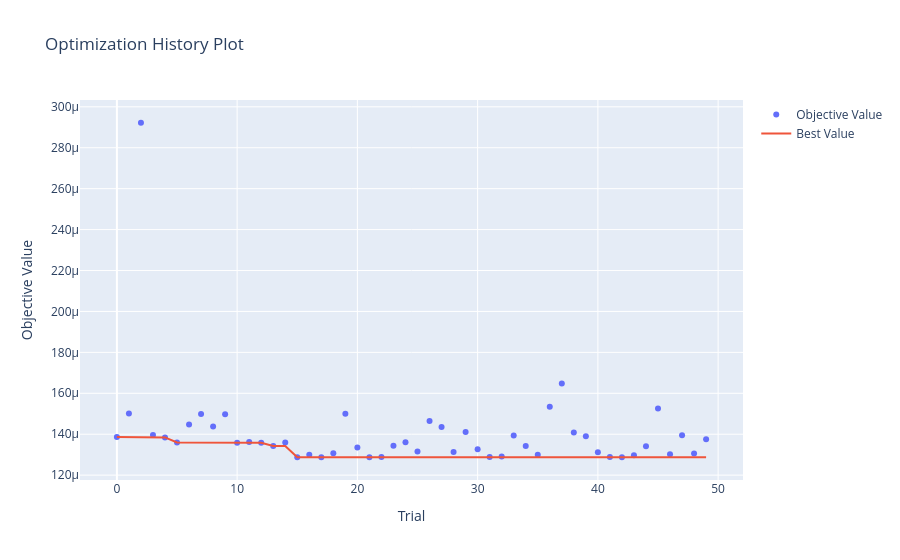
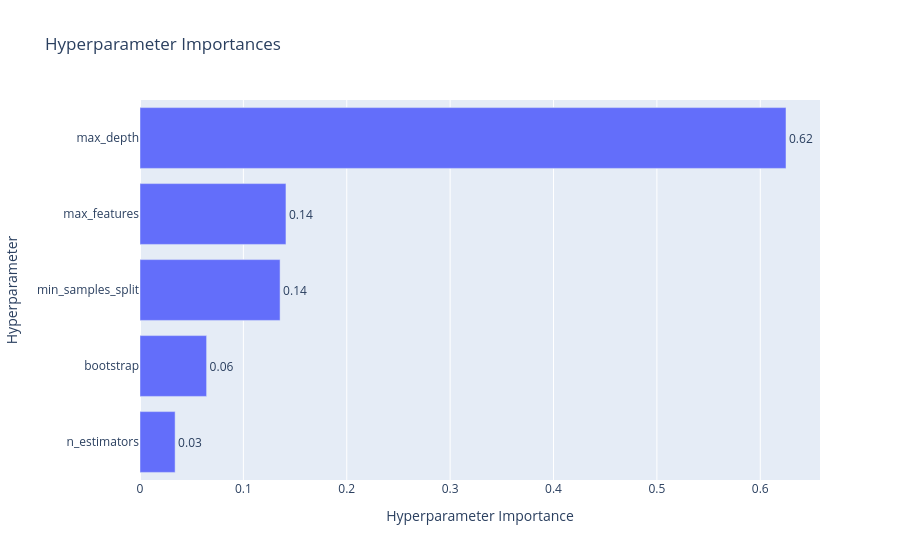
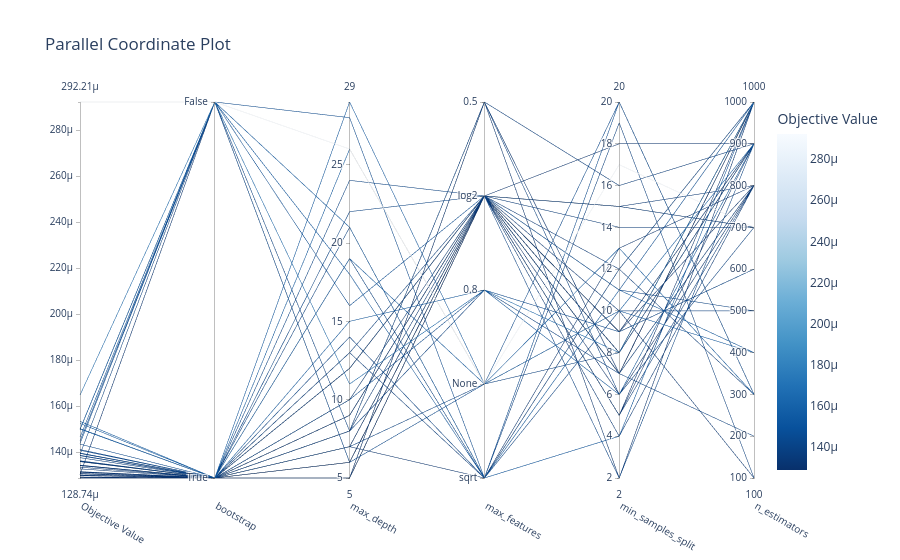

Here is the notebook cell these charts were saved with, in order:
### Markdown cell above
Hyperparameter Tuning with Optuna

### Code cell
import os
from pathlib import Path

# Assuming the notebook is inside the notebooks folder, set the project root as one level up.
project_root = Path.cwd().parent
os.chdir(project_root)


import os
from pathlib import Path
import warnings
import pandas as pd
import numpy as np
import MetaTrader5 as mt5
import joblib
import optuna
import matplotlib.pyplot as plt
import seaborn as sns

# Sklearn / Models
from sklearn.preprocessing import StandardScaler
from sklearn.ensemble import RandomForestRegressor
from sklearn.model_selection import TimeSeriesSplit
from sklearn.metrics import mean_squared_error
from sklearn.pipeline import Pipeline

# Optuna visualization
import optuna.visualization as ov

# Your modules
from data.data_loader import get_data_mt5
from features.feature_engineering import add_all_ta_features
from features.labeling_schemes import calculate_future_returns

warnings.filterwarnings("ignore")

###########################################################
# 1) DATA LOADING & FEATURE ENGINEERING
###########################################################
if not mt5.initialize():
    print("Failed to initialize MT5")
else:
    data = get_data_mt5(symbol="BTCUSD", timeframe=mt5.TIMEFRAME_H4, n_bars=2000)
    mt5.shutdown()

df = add_all_ta_features(data)
df = calculate_future_returns(df).dropna(subset=["future_returns"])

X_full = df.drop(columns=["future_returns"])
y_full = df["future_returns"]

# Sort to maintain chronological order
# df = df.sort_values("time") if 'time' in df.columns else df.sort_index()

###########################################################
# 2) DEFINE TRAIN PORTION
###########################################################
split_idx = int(len(X_full) * 0.8)
X_tune, y_tune = X_full.iloc[:split_idx], y_full.iloc[:split_idx]

print(f"Tuning portion size: {len(X_tune)}")

###########################################################
# 3) FEATURE SELECTION
###########################################################
rf_for_fs = RandomForestRegressor(n_estimators=100, random_state=42)
rf_for_fs.fit(X_tune, y_tune)

feature_importance = pd.Series(rf_for_fs.feature_importances_, index=X_tune.columns)
top_features = feature_importance.nlargest(20).index
X_tune = X_tune[top_features]

print(f"Selected Top Features: {list(top_features)}")

###########################################################
# 4) TIME-SERIES CROSS VALIDATION
###########################################################
tscv = TimeSeriesSplit(n_splits=3)

def objective(trial):
    """Objective function for Optuna"""
    params = {
        "n_estimators": trial.suggest_int("n_estimators", 100, 1000, step=100),
        "max_depth": trial.suggest_int("max_depth", 5, 30),
        "min_samples_split": trial.suggest_int("min_samples_split", 2, 20),
        "max_features": trial.suggest_categorical("max_features", ["sqrt", "log2", 0.5, 0.8, None]),  # Fixed
        "bootstrap": trial.suggest_categorical("bootstrap", [True, False])
    }

    model = Pipeline([
        ("scaler", StandardScaler()),
        ("rf", RandomForestRegressor(**params, random_state=42))
    ])

    scores = []
    for train_idx, test_idx in tscv.split(X_tune):
        X_train_fold, X_test_fold = X_tune.iloc[train_idx], X_tune.iloc[test_idx]
        y_train_fold, y_test_fold = y_tune.iloc[train_idx], y_tune.iloc[test_idx]

        model.fit(X_train_fold, y_train_fold)
        preds = model.predict(X_test_fold)
        scores.append(mean_squared_error(y_test_fold, preds))

    return np.mean(scores)



###########################################################
# 5) RUN OPTUNA OPTIMIZATION
###########################################################
study = optuna.create_study(direction="minimize")
study.optimize(objective, n_trials=50, timeout=1800)  # 50 trials or 30 min max

print("\nBest Trial:", study.best_trial)

###########################################################
# 6) RETRAIN BEST MODEL
###########################################################
best_params = study.best_params

best_model = Pipeline([
    ("scaler", StandardScaler()),
    ("rf", RandomForestRegressor(**best_params, random_state=42))
])

best_model.fit(X_tune, y_tune)

###########################################################
# 7) SAVE BEST MODEL
###########################################################
joblib.dump(best_model, "models/saved_models/best_rf_pipeline.pkl")
print("Saved best model to 'models/saved_models/best_rf_pipeline.pkl'")

###########################################################
# 8) PLOTTING RESULTS
###########################################################

# 📊 Plot 1: Optimization History (Loss over Trials)
ov.plot_optimization_history(study).show()

# 📊 Plot 2: Parameter Importance
ov.plot_param_importances(study).show()

# 📊 Plot 3: Parallel Coordinate Plot (Best Hyperparameters)
ov.plot_parallel_coordinate(study).show()

# 📊 Plot 4: Feature Importance of Selected Features
plt.figure(figsize=(10, 5))
sns.barplot(x=feature_importance.nlargest(10).index, y=feature_importance.nlargest(10).values)
plt.xticks(rotation=45)
plt.title("Top 10 Feature Importance")
plt.show()

# 📊 Plot 5: Actual vs Predicted Returns on Test Set
split_idx_test = int(len(X_full) * 0.9)  # Use last 10% for final testing
X_test, y_test = X_full.iloc[split_idx_test:], y_full.iloc[split_idx_test:]

# Apply the same feature selection as during training
X_test = X_test[top_features]  # Ensure features match the trained model

# Make predictions
y_pred = best_model.predict(X_test)

# Plot actual vs predicted returns
plt.figure(figsize=(10, 5))
plt.plot(y_test.index, y_test, label="Actual Returns", color="black", linestyle="dashed")
plt.plot(y_test.index, y_pred, label="Predicted Returns", color="blue")
plt.xlabel("Time")
plt.ylabel("Price")
plt.title("Actual vs. Predicted Stock Prices")
plt.legend()
plt.show()

### Figure 1 — Plotly figure (JSON) as saved in the notebook; plotly's stock layout.template omitted (floating-point values rounded to 4 significant figures)
{"data": [{"mode": "markers", "name": "Objective Value", "type": "scatter", "x": [0, 1, 2, 3, 4, 5, 6, 7, 8, 9, 10, 11, 12, 13, 14, 15, 16, 17, 18, 19, 20, 21, 22, 23, 24, 25, 26, 27, 28, 29, 30, 31, 32, 33, 34, 35, 36, 37, 38, 39, 40, 41, 42, 43, 44, 45, 46, 47, 48, 49], "y": [0.0001386, 0.0001502, 0.0002922, 0.0001396, 0.0001384, 0.0001359, 0.0001448, 0.0001499, 0.0001437, 0.0001498, 0.0001359, 0.0001362, 0.0001359, 0.0001343, 0.0001359, 0.0001287, 0.00013, 0.0001288, 0.0001307, 0.00015, 0.0001335, 0.0001288, 0.0001289, 0.0001343, 0.000136, 0.0001315, 0.0001465, 0.0001435, 0.0001313, 0.0001411, 0.0001327, 0.0001289, 0.0001292, 0.0001394, 0.0001342, 0.00013, 0.0001534, 0.0001648, 0.0001408, 0.000139, 0.0001312, 0.0001289, 0.0001288, 0.0001298, 0.0001341, 0.0001525, 0.0001302, 0.0001395, 0.0001305, 0.0001376]}, {"mode": "lines", "name": "Best Value", "type": "scatter", "x": [0, 1, 2, 3, 4, 5, 6, 7, 8, 9, 10, 11, 12, 13, 14, 15, 16, 17, 18, 19, 20, 21, 22, 23, 24, 25, 26, 27, 28, 29, 30, 31, 32, 33, 34, 35, 36, 37, 38, 39, 40, 41, 42, 43, 44, 45, 46, 47, 48, 49], "y": [0.0001386, 0.0001386, 0.0001386, 0.0001386, 0.0001384, 0.0001359, 0.0001359, 0.0001359, 0.0001359, 0.0001359, 0.0001359, 0.0001359, 0.0001359, 0.0001343, 0.0001343, 0.0001287, 0.0001287, 0.0001287, 0.0001287, 0.0001287, 0.0001287, 0.0001287, 0.0001287, 0.0001287, 0.0001287, 0.0001287, 0.0001287, 0.0001287, 0.0001287, 0.0001287, 0.0001287, 0.0001287, 0.0001287, 0.0001287, 0.0001287, 0.0001287, 0.0001287, 0.0001287, 0.0001287, 0.0001287, 0.0001287, 0.0001287, 0.0001287, 0.0001287, 0.0001287, 0.0001287, 0.0001287, 0.0001287, 0.0001287, 0.0001287]}, {"marker": {"color": "#cccccc"}, "mode": "markers", "name": "Infeasible Trial", "showlegend": false, "type": "scatter", "x": [], "y": []}], "layout": {"title": {"text": "Optimization History Plot"}, "xaxis": {"title": {"text": "Trial"}}, "yaxis": {"title": {"text": "Objective Value"}}}}

### Figure 2 — Plotly figure (JSON) as saved in the notebook; plotly's stock layout.template omitted (floating-point values rounded to 4 significant figures)
{"data": [{"cliponaxis": false, "hovertemplate": ["n_estimators (IntDistribution): 0.033972070437284146<extra></extra>", "bootstrap (CategoricalDistribution): 0.06443276909030979<extra></extra>", "min_samples_split (IntDistribution): 0.13551312676216462<extra></extra>", "max_features (CategoricalDistribution): 0.14119388746567826<extra></extra>", "max_depth (IntDistribution): 0.6248881462445632<extra></extra>"], "name": "Objective Value", "orientation": "h", "text": ["0.03", "0.06", "0.14", "0.14", "0.62"], "textposition": "outside", "type": "bar", "x": [0.03397, 0.06443, 0.1355, 0.1412, 0.6249], "y": ["n_estimators", "bootstrap", "min_samples_split", "max_features", "max_depth"]}], "layout": {"title": {"text": "Hyperparameter Importances"}, "xaxis": {"title": {"text": "Hyperparameter Importance"}}, "yaxis": {"title": {"text": "Hyperparameter"}}}}

### Figure 3 — Plotly figure (JSON) as saved in the notebook; plotly's stock layout.template omitted (floating-point values rounded to 4 significant figures)
{"data": [{"dimensions": [{"label": "Objective Value", "range": [0.0001287, 0.0002922], "values": [0.0001386, 0.0001502, 0.0002922, 0.0001396, 0.0001384, 0.0001359, 0.0001448, 0.0001499, 0.0001437, 0.0001498, 0.0001359, 0.0001362, 0.0001359, 0.0001343, 0.0001359, 0.0001287, 0.00013, 0.0001288, 0.0001307, 0.00015, 0.0001335, 0.0001288, 0.0001289, 0.0001343, 0.000136, 0.0001315, 0.0001465, 0.0001435, 0.0001313, 0.0001411, 0.0001327, 0.0001289, 0.0001292, 0.0001394, 0.0001342, 0.00013, 0.0001534, 0.0001648, 0.0001408, 0.000139, 0.0001312, 0.0001289, 0.0001288, 0.0001298, 0.0001341, 0.0001525, 0.0001302, 0.0001395, 0.0001305, 0.0001376]}, {"label": "bootstrap", "range": [0, 1], "ticktext": ["True", "False"], "tickvals": [0, 1], "values": [0, 0, 1, 0, 0, 0, 1, 1, 1, 1, 0, 0, 0, 0, 0, 0, 0, 0, 0, 0, 0, 0, 0, 0, 0, 0, 1, 0, 0, 0, 0, 0, 0, 0, 0, 0, 0, 1, 0, 1, 0, 0, 0, 0, 0, 0, 1, 0, 0, 0]}, {"label": "max_depth", "range": [5, 29], "values": [21, 19, 26, 14, 8, 13, 28, 21, 6, 18, 12, 12, 12, 10, 8, 5, 6, 5, 5, 15, 8, 5, 5, 9, 10, 7, 16, 10, 5, 22, 7, 5, 5, 7, 9, 6, 26, 11, 24, 8, 7, 5, 5, 6, 9, 29, 6, 19, 7, 13]}, {"label": "max_features", "range": [0, 4], "ticktext": ["sqrt", "None", "0.8", "log2", "0.5"], "tickvals": [0, 1, 2, 3, 4], "values": [0, 1, 1, 0, 2, 0, 0, 0, 1, 0, 3, 3, 3, 3, 4, 3, 3, 3, 4, 2, 3, 3, 3, 3, 3, 3, 3, 2, 4, 3, 3, 3, 3, 1, 3, 3, 1, 2, 3, 4, 0, 3, 3, 3, 3, 1, 3, 0, 3, 3]}, {"label": "min_samples_split", "range": [2, 20], "values": [19, 13, 17, 10, 7, 12, 20, 11, 20, 4, 15, 14, 15, 15, 16, 9, 8, 8, 2, 6, 9, 8, 7, 4, 5, 9, 11, 9, 7, 2, 10, 7, 5, 8, 12, 6, 10, 8, 11, 6, 13, 7, 8, 9, 8, 10, 5, 12, 18, 7]}, {"label": "n_estimators", "range": [100, 1000], "values": [100, 300, 700, 500, 200, 300, 300, 400, 300, 1000, 700, 700, 700, 800, 900, 800, 900, 1000, 1000, 900, 600, 900, 1000, 800, 800, 900, 1000, 600, 800, 900, 100, 1000, 1000, 900, 1000, 800, 900, 1000, 500, 700, 800, 1000, 1000, 900, 1000, 400, 900, 1000, 900, 800]}], "labelangle": 30, "labelside": "bottom", "line": {"color": [0.0001386, 0.0001502, 0.0002922, 0.0001396, 0.0001384, 0.0001359, 0.0001448, 0.0001499, 0.0001437, 0.0001498, 0.0001359, 0.0001362, 0.0001359, 0.0001343, 0.0001359, 0.0001287, 0.00013, 0.0001288, 0.0001307, 0.00015, 0.0001335, 0.0001288, 0.0001289, 0.0001343, 0.000136, 0.0001315, 0.0001465, 0.0001435, 0.0001313, 0.0001411, 0.0001327, 0.0001289, 0.0001292, 0.0001394, 0.0001342, 0.00013, 0.0001534, 0.0001648, 0.0001408, 0.000139, 0.0001312, 0.0001289, 0.0001288, 0.0001298, 0.0001341, 0.0001525, 0.0001302, 0.0001395, 0.0001305, 0.0001376], "colorbar": {"title": {"text": "Objective Value"}}, "colorscale": [[0, "rgb(247,251,255)"], [0.125, "rgb(222,235,247)"], [0.25, "rgb(198,219,239)"], [0.375, "rgb(158,202,225)"], [0.5, "rgb(107,174,214)"], [0.625, "rgb(66,146,198)"], [0.75, "rgb(33,113,181)"], [0.875, "rgb(8,81,156)"], [1, "rgb(8,48,107)"]], "reversescale": true, "showscale": true}, "type": "parcoords"}], "layout": {"title": {"text": "Parallel Coordinate Plot"}}}
